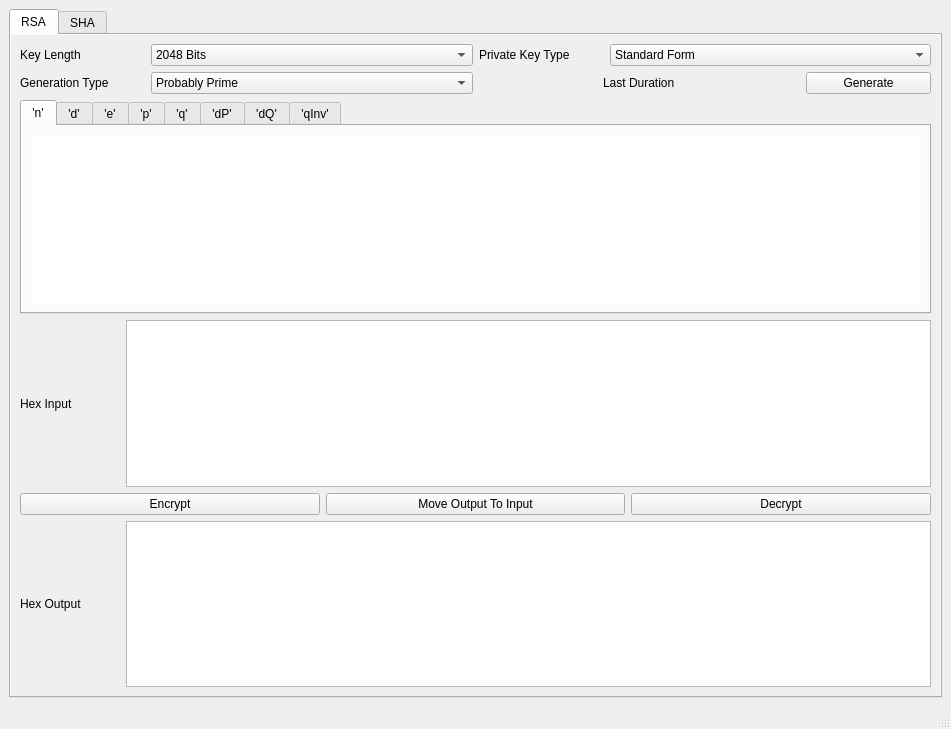
<?xml version="1.0" encoding="UTF-8"?>
<ui version="4.0">
 <class>MainWindow</class>
 <widget class="QMainWindow" name="MainWindow">
  <property name="geometry">
   <rect>
    <x>0</x>
    <y>0</y>
    <width>951</width>
    <height>729</height>
   </rect>
  </property>
  <property name="sizeIncrement">
   <size>
    <width>0</width>
    <height>1</height>
   </size>
  </property>
  <property name="baseSize">
   <size>
    <width>1</width>
    <height>1</height>
   </size>
  </property>
  <property name="windowTitle">
   <string>C++ Cryptography Exploration</string>
  </property>
  <property name="autoFillBackground">
   <bool>true</bool>
  </property>
  <widget class="QWidget" name="centralwidget">
   <layout class="QVBoxLayout" name="verticalLayout_2" stretch="0">
    <item>
     <widget class="QTabWidget" name="tabWidget">
      <property name="sizeIncrement">
       <size>
        <width>1</width>
        <height>1</height>
       </size>
      </property>
      <property name="baseSize">
       <size>
        <width>1</width>
        <height>1</height>
       </size>
      </property>
      <property name="tabShape">
       <enum>QTabWidget::Rounded</enum>
      </property>
      <property name="currentIndex">
       <number>0</number>
      </property>
      <property name="elideMode">
       <enum>Qt::ElideNone</enum>
      </property>
      <widget class="QWidget" name="rsa_tab">
       <property name="autoFillBackground">
        <bool>true</bool>
       </property>
       <attribute name="title">
        <string>RSA</string>
       </attribute>
       <layout class="QVBoxLayout" name="verticalLayout_3">
        <item>
         <layout class="QVBoxLayout" name="verticalLayout">
          <item>
           <layout class="QHBoxLayout" name="horizontalLayout">
            <item>
             <widget class="QLabel" name="rsa_nlen_label">
              <property name="maximumSize">
               <size>
                <width>125</width>
                <height>16777215</height>
               </size>
              </property>
              <property name="text">
               <string>Key Length</string>
              </property>
             </widget>
            </item>
            <item>
             <widget class="QComboBox" name="rsa_nlen_select">
              <item>
               <property name="text">
                <string>2048 Bits</string>
               </property>
              </item>
              <item>
               <property name="text">
                <string>3072 Bits</string>
               </property>
              </item>
              <item>
               <property name="text">
                <string>7680 Bits</string>
               </property>
              </item>
              <item>
               <property name="text">
                <string>15360 Bits</string>
               </property>
              </item>
             </widget>
            </item>
            <item>
             <widget class="QLabel" name="rsa_key_type_label">
              <property name="maximumSize">
               <size>
                <width>125</width>
                <height>16777215</height>
               </size>
              </property>
              <property name="text">
               <string>Private Key Type</string>
              </property>
             </widget>
            </item>
            <item>
             <widget class="QComboBox" name="rsa_key_type_select">
              <item>
               <property name="text">
                <string>Standard Form</string>
               </property>
              </item>
              <item>
               <property name="text">
                <string>Quintuple Form</string>
               </property>
              </item>
             </widget>
            </item>
           </layout>
          </item>
          <item>
           <layout class="QHBoxLayout" name="horizontalLayout_6">
            <item>
             <widget class="QLabel" name="gen_type_label">
              <property name="maximumSize">
               <size>
                <width>125</width>
                <height>16777215</height>
               </size>
              </property>
              <property name="text">
               <string>Generation Type</string>
              </property>
             </widget>
            </item>
            <item>
             <widget class="QComboBox" name="gen_type_select">
              <item>
               <property name="text">
                <string>Probably Prime</string>
               </property>
              </item>
              <item>
               <property name="text">
                <string>Probably Prime with Probable Auxilary Primes</string>
               </property>
              </item>
              <item>
               <property name="text">
                <string>Probably Prime with Provable Auxilary Primes</string>
               </property>
              </item>
              <item>
               <property name="text">
                <string>Provably Prime</string>
               </property>
              </item>
              <item>
               <property name="text">
                <string>Provably Prime with Provable Auxilary Primes</string>
               </property>
              </item>
             </widget>
            </item>
            <item alignment="Qt::AlignHCenter">
             <widget class="QLabel" name="last_dur_label">
              <property name="maximumSize">
               <size>
                <width>250</width>
                <height>16777215</height>
               </size>
              </property>
              <property name="text">
               <string>Last Duration</string>
              </property>
             </widget>
            </item>
            <item>
             <widget class="QPushButton" name="rsa_key_gen_button">
              <property name="minimumSize">
               <size>
                <width>125</width>
                <height>0</height>
               </size>
              </property>
              <property name="maximumSize">
               <size>
                <width>125</width>
                <height>16777215</height>
               </size>
              </property>
              <property name="text">
               <string>Generate</string>
              </property>
             </widget>
            </item>
           </layout>
          </item>
          <item>
           <layout class="QHBoxLayout" name="horizontalLayout_4"/>
          </item>
          <item>
           <widget class="QTabWidget" name="key_details_tabs">
            <property name="minimumSize">
             <size>
              <width>0</width>
              <height>150</height>
             </size>
            </property>
            <property name="tabPosition">
             <enum>QTabWidget::North</enum>
            </property>
            <property name="currentIndex">
             <number>0</number>
            </property>
            <widget class="QWidget" name="tab_n">
             <attribute name="title">
              <string>'n'</string>
             </attribute>
             <layout class="QVBoxLayout" name="verticalLayout_4">
              <item>
               <widget class="QPlainTextEdit" name="n_text">
                <property name="autoFillBackground">
                 <bool>true</bool>
                </property>
                <property name="frameShape">
                 <enum>QFrame::NoFrame</enum>
                </property>
                <property name="frameShadow">
                 <enum>QFrame::Plain</enum>
                </property>
                <property name="readOnly">
                 <bool>true</bool>
                </property>
               </widget>
              </item>
             </layout>
            </widget>
            <widget class="QWidget" name="tab_d">
             <attribute name="title">
              <string>'d'</string>
             </attribute>
             <layout class="QVBoxLayout" name="verticalLayout_5">
              <item>
               <widget class="QPlainTextEdit" name="d_text">
                <property name="autoFillBackground">
                 <bool>true</bool>
                </property>
                <property name="frameShape">
                 <enum>QFrame::NoFrame</enum>
                </property>
                <property name="frameShadow">
                 <enum>QFrame::Plain</enum>
                </property>
                <property name="readOnly">
                 <bool>true</bool>
                </property>
               </widget>
              </item>
             </layout>
            </widget>
            <widget class="QWidget" name="tab_e">
             <attribute name="title">
              <string>'e'</string>
             </attribute>
             <layout class="QVBoxLayout" name="verticalLayout_6">
              <item>
               <widget class="QPlainTextEdit" name="e_text">
                <property name="autoFillBackground">
                 <bool>true</bool>
                </property>
                <property name="frameShape">
                 <enum>QFrame::NoFrame</enum>
                </property>
                <property name="frameShadow">
                 <enum>QFrame::Plain</enum>
                </property>
                <property name="readOnly">
                 <bool>true</bool>
                </property>
               </widget>
              </item>
             </layout>
            </widget>
            <widget class="QWidget" name="tab_p">
             <attribute name="title">
              <string>'p'</string>
             </attribute>
             <layout class="QVBoxLayout" name="verticalLayout_7">
              <item>
               <widget class="QPlainTextEdit" name="text_p">
                <property name="autoFillBackground">
                 <bool>true</bool>
                </property>
                <property name="frameShape">
                 <enum>QFrame::NoFrame</enum>
                </property>
                <property name="frameShadow">
                 <enum>QFrame::Plain</enum>
                </property>
                <property name="readOnly">
                 <bool>true</bool>
                </property>
               </widget>
              </item>
             </layout>
            </widget>
            <widget class="QWidget" name="tab_q">
             <attribute name="title">
              <string>'q'</string>
             </attribute>
             <layout class="QVBoxLayout" name="verticalLayout_8">
              <item>
               <widget class="QPlainTextEdit" name="text_q">
                <property name="autoFillBackground">
                 <bool>true</bool>
                </property>
                <property name="frameShape">
                 <enum>QFrame::NoFrame</enum>
                </property>
                <property name="frameShadow">
                 <enum>QFrame::Plain</enum>
                </property>
                <property name="readOnly">
                 <bool>true</bool>
                </property>
               </widget>
              </item>
             </layout>
            </widget>
            <widget class="QWidget" name="tab_dP">
             <attribute name="title">
              <string>'dP'</string>
             </attribute>
             <layout class="QVBoxLayout" name="verticalLayout_9">
              <item>
               <widget class="QPlainTextEdit" name="text_dP">
                <property name="autoFillBackground">
                 <bool>true</bool>
                </property>
                <property name="frameShape">
                 <enum>QFrame::NoFrame</enum>
                </property>
                <property name="frameShadow">
                 <enum>QFrame::Plain</enum>
                </property>
                <property name="readOnly">
                 <bool>true</bool>
                </property>
               </widget>
              </item>
             </layout>
            </widget>
            <widget class="QWidget" name="tab_dQ">
             <attribute name="title">
              <string>'dQ'</string>
             </attribute>
             <layout class="QVBoxLayout" name="verticalLayout_10">
              <item>
               <widget class="QPlainTextEdit" name="text_dQ">
                <property name="autoFillBackground">
                 <bool>true</bool>
                </property>
                <property name="frameShape">
                 <enum>QFrame::NoFrame</enum>
                </property>
                <property name="frameShadow">
                 <enum>QFrame::Plain</enum>
                </property>
                <property name="readOnly">
                 <bool>true</bool>
                </property>
               </widget>
              </item>
             </layout>
            </widget>
            <widget class="QWidget" name="tab_qInv">
             <attribute name="title">
              <string>'qInv'</string>
             </attribute>
             <layout class="QVBoxLayout" name="verticalLayout_11">
              <item>
               <widget class="QPlainTextEdit" name="text_qInv">
                <property name="autoFillBackground">
                 <bool>true</bool>
                </property>
                <property name="frameShape">
                 <enum>QFrame::NoFrame</enum>
                </property>
                <property name="frameShadow">
                 <enum>QFrame::Plain</enum>
                </property>
                <property name="documentTitle">
                 <string/>
                </property>
                <property name="readOnly">
                 <bool>true</bool>
                </property>
               </widget>
              </item>
             </layout>
            </widget>
           </widget>
          </item>
          <item>
           <layout class="QHBoxLayout" name="horizontalLayout_3">
            <item>
             <widget class="QLabel" name="rsa_in_label">
              <property name="minimumSize">
               <size>
                <width>100</width>
                <height>0</height>
               </size>
              </property>
              <property name="text">
               <string>Hex Input</string>
              </property>
             </widget>
            </item>
            <item>
             <widget class="QPlainTextEdit" name="rsa_in_text"/>
            </item>
           </layout>
          </item>
          <item>
           <layout class="QHBoxLayout" name="horizontalLayout_2">
            <item>
             <widget class="QPushButton" name="rsa_encrypt_button">
              <property name="text">
               <string>Encrypt</string>
              </property>
             </widget>
            </item>
            <item>
             <widget class="QPushButton" name="rsa_swap_out_button">
              <property name="text">
               <string>Move Output To Input</string>
              </property>
             </widget>
            </item>
            <item>
             <widget class="QPushButton" name="rsa_decrypt_button">
              <property name="text">
               <string>Decrypt</string>
              </property>
             </widget>
            </item>
           </layout>
          </item>
          <item>
           <layout class="QHBoxLayout" name="horizontalLayout_5">
            <item>
             <widget class="QLabel" name="rsa_out_label">
              <property name="minimumSize">
               <size>
                <width>100</width>
                <height>0</height>
               </size>
              </property>
              <property name="text">
               <string>Hex Output</string>
              </property>
             </widget>
            </item>
            <item>
             <widget class="QPlainTextEdit" name="rsa_out_text">
              <property name="readOnly">
               <bool>true</bool>
              </property>
             </widget>
            </item>
           </layout>
          </item>
         </layout>
        </item>
       </layout>
      </widget>
      <widget class="QWidget" name="sha_tab">
       <attribute name="title">
        <string>SHA</string>
       </attribute>
       <layout class="QVBoxLayout" name="verticalLayout_12">
        <item>
         <layout class="QFormLayout" name="formLayout">
          <item row="0" column="0">
           <widget class="QLabel" name="hash_alg_label">
            <property name="text">
             <string>Hash Algorithm</string>
            </property>
           </widget>
          </item>
          <item row="0" column="1">
           <widget class="QComboBox" name="hash_alg_select">
            <item>
             <property name="text">
              <string>SHA1</string>
             </property>
            </item>
            <item>
             <property name="text">
              <string>SHA224</string>
             </property>
            </item>
            <item>
             <property name="text">
              <string>SHA256</string>
             </property>
            </item>
            <item>
             <property name="text">
              <string>SHA382</string>
             </property>
            </item>
            <item>
             <property name="text">
              <string>SHA512</string>
             </property>
            </item>
            <item>
             <property name="text">
              <string>SHA512/224</string>
             </property>
            </item>
            <item>
             <property name="text">
              <string>SHA512/256</string>
             </property>
            </item>
           </widget>
          </item>
          <item row="1" column="0">
           <widget class="QLabel" name="hash_in_label">
            <property name="text">
             <string>Input</string>
            </property>
           </widget>
          </item>
          <item row="1" column="1">
           <widget class="QPlainTextEdit" name="hash_in_text"/>
          </item>
          <item row="3" column="0">
           <widget class="QLabel" name="digest_label">
            <property name="text">
             <string>Hash Digest</string>
            </property>
           </widget>
          </item>
          <item row="3" column="1">
           <widget class="QTextEdit" name="digest_text">
            <property name="readOnly">
             <bool>true</bool>
            </property>
           </widget>
          </item>
          <item row="2" column="1">
           <widget class="QPushButton" name="hash_button">
            <property name="text">
             <string>Hash</string>
            </property>
           </widget>
          </item>
         </layout>
        </item>
       </layout>
      </widget>
     </widget>
    </item>
   </layout>
  </widget>
  <widget class="QStatusBar" name="statusbar"/>
 </widget>
 <resources/>
 <connections/>
</ui>
